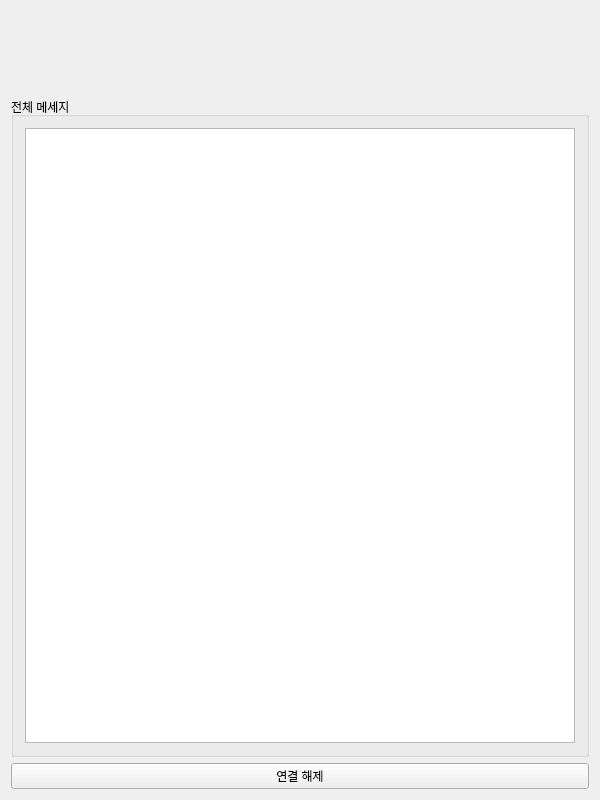
<?xml version="1.0" encoding="UTF-8"?>
<ui version="4.0">
 <class>Server</class>
 <widget class="QWidget" name="Server">
  <property name="geometry">
   <rect>
    <x>0</x>
    <y>0</y>
    <width>600</width>
    <height>800</height>
   </rect>
  </property>
  <property name="windowTitle">
   <string>Widget</string>
  </property>
  <layout class="QVBoxLayout" name="verticalLayout">
   <item>
    <layout class="QHBoxLayout" name="horizontalLayout">
     <item>
      <widget class="QLabel" name="labelStatus">
       <property name="minimumSize">
        <size>
         <width>0</width>
         <height>80</height>
        </size>
       </property>
       <property name="maximumSize">
        <size>
         <width>16777215</width>
         <height>80</height>
        </size>
       </property>
       <property name="text">
        <string/>
       </property>
      </widget>
     </item>
    </layout>
   </item>
   <item>
    <widget class="QGroupBox" name="groupBox_2">
     <property name="title">
      <string>전체 메세지</string>
     </property>
     <layout class="QVBoxLayout" name="verticalLayout_3">
      <item>
       <widget class="QTextEdit" name="connMsgEdit"/>
      </item>
     </layout>
    </widget>
   </item>
   <item>
    <widget class="QPushButton" name="disconnectButton">
     <property name="text">
      <string>연결 해제</string>
     </property>
    </widget>
   </item>
  </layout>
 </widget>
 <layoutdefault spacing="6" margin="11"/>
 <resources/>
 <connections/>
</ui>
